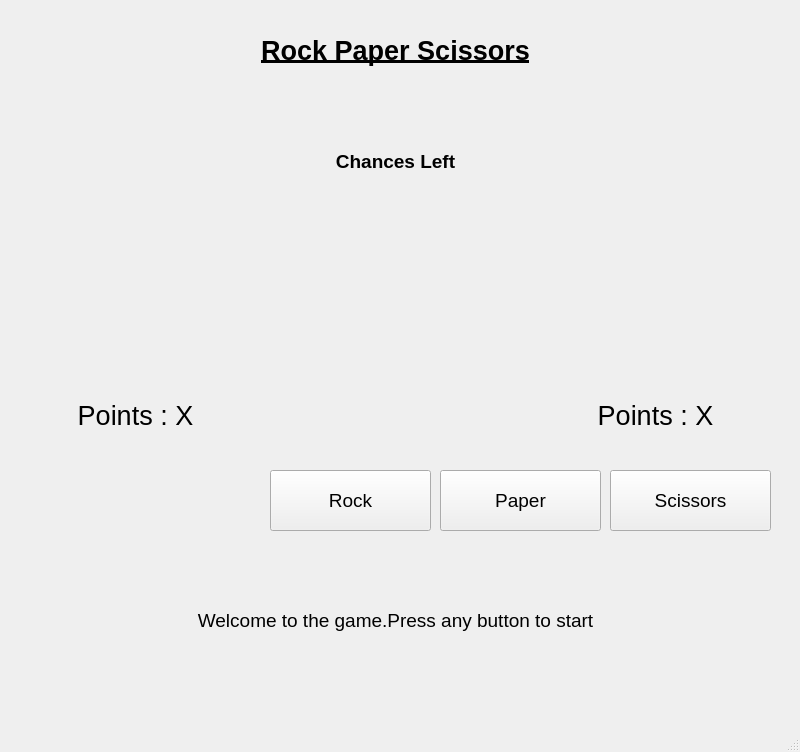
<?xml version="1.0" encoding="UTF-8"?>
<ui version="4.0">
 <class>MainWindow</class>
 <widget class="QMainWindow" name="MainWindow">
  <property name="geometry">
   <rect>
    <x>0</x>
    <y>0</y>
    <width>800</width>
    <height>752</height>
   </rect>
  </property>
  <property name="windowTitle">
   <string>MainWindow</string>
  </property>
  <widget class="QWidget" name="centralwidget">
   <widget class="QLabel" name="headingLabel">
    <property name="geometry">
     <rect>
      <x>10</x>
      <y>10</y>
      <width>771</width>
      <height>81</height>
     </rect>
    </property>
    <property name="font">
     <font>
      <pointsize>20</pointsize>
      <weight>75</weight>
      <bold>true</bold>
     </font>
    </property>
    <property name="text">
     <string>&lt;html&gt;&lt;head/&gt;&lt;body&gt;&lt;p&gt;&lt;span style=&quot; text-decoration: underline;&quot;&gt;Rock Paper Scissors&lt;/span&gt;&lt;/p&gt;&lt;/body&gt;&lt;/html&gt;</string>
    </property>
    <property name="alignment">
     <set>Qt::AlignCenter</set>
    </property>
   </widget>
   <widget class="QLabel" name="compLabel">
    <property name="geometry">
     <rect>
      <x>20</x>
      <y>140</y>
      <width>231</width>
      <height>221</height>
     </rect>
    </property>
    <property name="text">
     <string/>
    </property>
    <property name="pixmap">
     <pixmap>Computer_image.png</pixmap>
    </property>
    <property name="scaledContents">
     <bool>true</bool>
    </property>
   </widget>
   <widget class="QLabel" name="userLabel">
    <property name="geometry">
     <rect>
      <x>540</x>
      <y>140</y>
      <width>231</width>
      <height>221</height>
     </rect>
    </property>
    <property name="text">
     <string/>
    </property>
    <property name="pixmap">
     <pixmap>User_image.png</pixmap>
    </property>
    <property name="scaledContents">
     <bool>true</bool>
    </property>
   </widget>
   <widget class="QLabel" name="chancesLabel">
    <property name="geometry">
     <rect>
      <x>300</x>
      <y>150</y>
      <width>191</width>
      <height>181</height>
     </rect>
    </property>
    <property name="font">
     <font>
      <pointsize>14</pointsize>
      <weight>75</weight>
      <bold>true</bold>
     </font>
    </property>
    <property name="text">
     <string>Chances Left</string>
    </property>
    <property name="alignment">
     <set>Qt::AlignHCenter|Qt::AlignTop</set>
    </property>
   </widget>
   <widget class="QPushButton" name="rockButton">
    <property name="geometry">
     <rect>
      <x>270</x>
      <y>470</y>
      <width>161</width>
      <height>61</height>
     </rect>
    </property>
    <property name="font">
     <font>
      <pointsize>14</pointsize>
     </font>
    </property>
    <property name="text">
     <string>Rock</string>
    </property>
   </widget>
   <widget class="QPushButton" name="paperButton">
    <property name="geometry">
     <rect>
      <x>440</x>
      <y>470</y>
      <width>161</width>
      <height>61</height>
     </rect>
    </property>
    <property name="font">
     <font>
      <pointsize>14</pointsize>
     </font>
    </property>
    <property name="text">
     <string>Paper</string>
    </property>
   </widget>
   <widget class="QPushButton" name="scissorButton">
    <property name="geometry">
     <rect>
      <x>610</x>
      <y>470</y>
      <width>161</width>
      <height>61</height>
     </rect>
    </property>
    <property name="font">
     <font>
      <pointsize>14</pointsize>
     </font>
    </property>
    <property name="text">
     <string>Scissors</string>
    </property>
   </widget>
   <widget class="QLabel" name="detailLabel">
    <property name="geometry">
     <rect>
      <x>10</x>
      <y>540</y>
      <width>771</width>
      <height>161</height>
     </rect>
    </property>
    <property name="font">
     <font>
      <pointsize>14</pointsize>
     </font>
    </property>
    <property name="text">
     <string>Welcome to the game.Press any button to start</string>
    </property>
    <property name="alignment">
     <set>Qt::AlignCenter</set>
    </property>
   </widget>
   <widget class="QLabel" name="compPoints">
    <property name="geometry">
     <rect>
      <x>20</x>
      <y>380</y>
      <width>231</width>
      <height>71</height>
     </rect>
    </property>
    <property name="font">
     <font>
      <pointsize>20</pointsize>
     </font>
    </property>
    <property name="text">
     <string>Points : X</string>
    </property>
    <property name="alignment">
     <set>Qt::AlignCenter</set>
    </property>
   </widget>
   <widget class="QLabel" name="userPoints">
    <property name="geometry">
     <rect>
      <x>540</x>
      <y>380</y>
      <width>231</width>
      <height>71</height>
     </rect>
    </property>
    <property name="font">
     <font>
      <pointsize>20</pointsize>
     </font>
    </property>
    <property name="text">
     <string>Points : X</string>
    </property>
    <property name="alignment">
     <set>Qt::AlignCenter</set>
    </property>
   </widget>
  </widget>
  <widget class="QMenuBar" name="menubar">
   <property name="geometry">
    <rect>
     <x>0</x>
     <y>0</y>
     <width>800</width>
     <height>26</height>
    </rect>
   </property>
  </widget>
  <widget class="QStatusBar" name="statusbar"/>
 </widget>
 <resources/>
 <connections/>
</ui>
